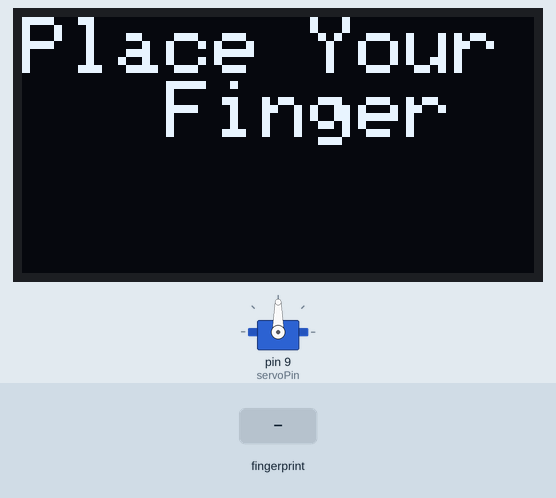
This sketch was run on a simulated Arduino Uno, built with avr-gcc and run on an emulated ATmega328P. Shown: 128×64 one-colour display, servo. The test bench sets the inputs (shaded band). What the sketch prints to the serial monitor is not drawn.

Above: at 2.2 s.
2.3 s: finger stored as number 1 placed on the sensor
At 3.6 s:
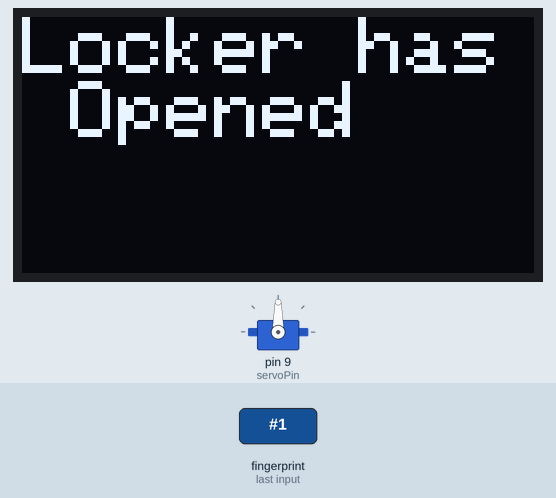
5.3 s: finger stored as number 1 placed on the sensor
At 9.6 s:
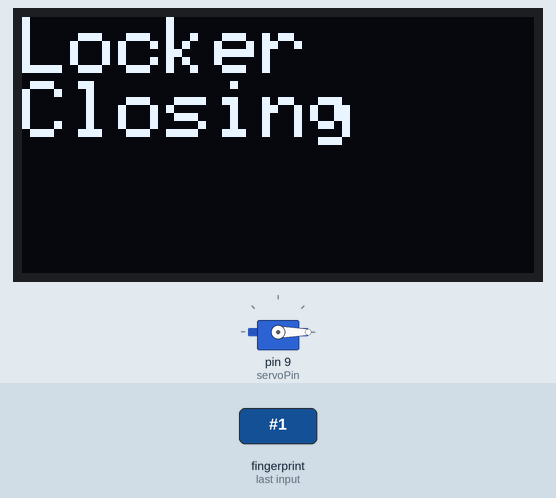
At 10.6 s:
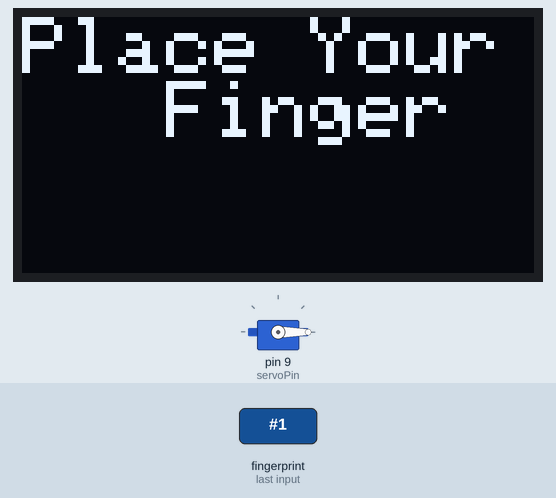
Timing chart, 0 to 12.1 s (numbered marks = the images above; inputs shaded):
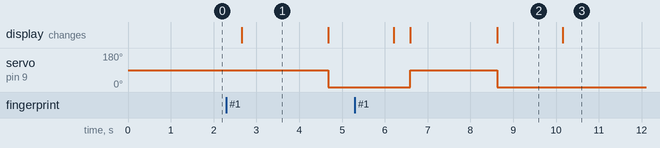

The sketch:

DT_Locker_Code_V1.ino
```cpp
  #include <SoftwareSerial.h>
  #include <Adafruit_Fingerprint.h>
  #include <Servo.h>
  #include <Adafruit_SSD1306.h>
  #include <Adafruit_GFX.h>

  #define OLED_RESET 4
  Adafruit_SSD1306 display(OLED_RESET);


  #define servoPin 9

  SoftwareSerial mySerial(2, 3);
  Adafruit_Fingerprint finger = Adafruit_Fingerprint(&mySerial);


  Servo myservo;

  void setup() {

      display.begin(SSD1306_SWITCHCAPVCC, 0x3C);
    display.clearDisplay();
    display.setTextSize(1);
    display.setTextColor(WHITE);
    display.setTextSize(2);
    display.setCursor(0,0);
    display.println("Place Your   Finger");
    display.display();
    Serial.begin(9600);
    mySerial.begin(9600);
    finger.begin(57600);

    if (finger.verifyPassword()) {
      Serial.println("Fingerprint sensor is OK");
    } else {
      Serial.println("Fingerprint sensor not found");
      while (1) { delay(1); }
    }

    myservo.attach(servoPin);
  }

  void loop() {
    getFingerprintID();
  }

  uint8_t getFingerprintID() {
    uint8_t p = finger.getImage();
    switch (p) {
      case FINGERPRINT_OK:
        Serial.println("Image taken");
        break;
      case FINGERPRINT_NOFINGER:
        Serial.println("No finger detected");
        return p;
      case FINGERPRINT_PACKETRECIEVEERR:
        Serial.println("Communication error");
        return p;
      case FINGERPRINT_IMAGEFAIL:
        Serial.println("Imaging error");
        return p;
      default:
        Serial.println("Unknown error");
        return p;
    }

    p = finger.image2Tz();
    switch (p) {
      case FINGERPRINT_OK:
        Serial.println("Image converted");
        break;
      case FINGERPRINT_IMAGEMESS:
        Serial.println("Image too messy");
        return p;
      case FINGERPRINT_PACKETRECIEVEERR:
        Serial.println("Communication error");
        return p;
      case FINGERPRINT_FEATUREFAIL:
        Serial.println("Could not find fingerprint features");
        return p;
      case FINGERPRINT_INVALIDIMAGE:
        Serial.println("Could not find fingerprint features");
        return p;
      default:
        Serial.println("Unknown error");
        return p;
    }


  p = finger.fingerFastSearch();
    if (p == FINGERPRINT_OK) {
      Serial.println("Fingerprint found");
      display.clearDisplay();
      display.setTextSize(1);
      display.setTextColor(WHITE);
      display.setTextSize(2);
      display.setCursor(0,0);
      display.println("Locker has Opened");
      display.display();
      myservo.write(90);
      delay(2000);
      display.clearDisplay();
      display.setTextSize(1);
      display.setTextColor(WHITE);
      display.setTextSize(2);
      display.setCursor(0,0);
      display.println("Locker    Closing");
      display.display();
      myservo.write(90);
      myservo.write(0);
      delay(1500);
      display.clearDisplay();
      display.setTextSize(1);
      display.setTextColor(WHITE);
      display.setTextSize(2);
      display.setCursor(0,0);
      display.println("Place Your   Finger");
      display.display();
      return p;
    } else {
      Serial.println("Fingerprint not found");
      display.clearDisplay();
      display.setTextSize(1);
      display.setTextColor(WHITE);
      display.setTextSize(2);
      display.setCursor(0,0);
      display.println("Incorrect! Try again");
      display.display();

      delay(3000);
      display.clearDisplay();
      display.setTextSize(1);
      display.setTextColor(WHITE);
      display.setTextSize(2);
      display.setCursor(0,0);
      display.println("Place Your   Finger");
      display.display();
      return p;
    }
  }
```

Measured:
- after the input at 2.3 s, servo on pin 9 (servoPin): 90° → 0° after 2.4 s; the display: changes after 0.35 s (image 1)
- after the input at 5.3 s, servo on pin 9 (servoPin): 0° → 90° after 1.3 s, → 0° 2.0 s later; the display: first differs from a run without the input after 1.3 s (image 2 shows a later state)
- what the display in image 1 shows lasts 2.0 s, from 2.7 s to 4.7 s
- what the display in image 2 shows lasts 1.6 s, from 8.6 s to 10.2 s
